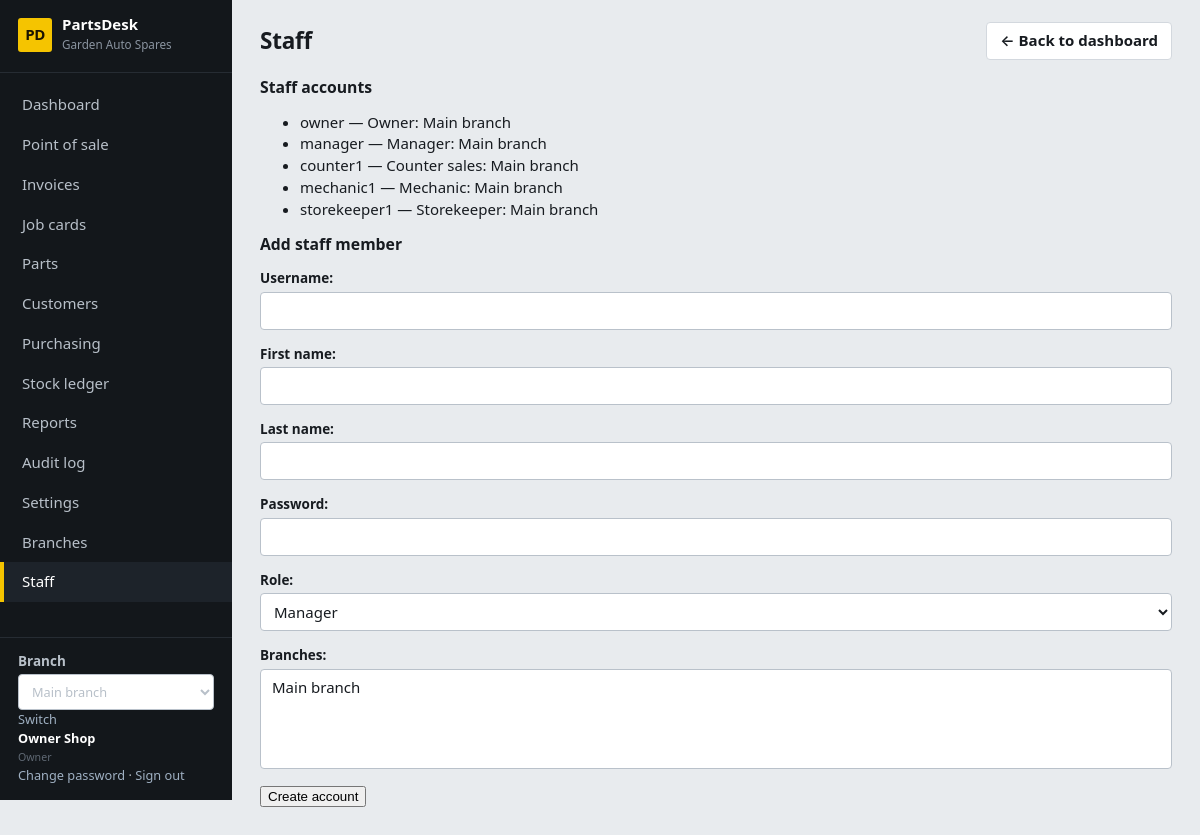
The app's page /staff/ (signed in) with its own data.
### core/models.py (models this page shows, shortened)
class ShopSettings(TrackedModel):
    tenant = models.OneToOneField(Tenant, on_delete=models.CASCADE, related_name="settings")
    shop_name = models.CharField(max_length=120, default="My Spare Parts Shop")
    address = models.TextField(blank=True)
    phone = models.CharField(max_length=60, blank=True)
    email = models.EmailField(blank=True)
    tax_id = models.CharField("Tax / TPIN number", max_length=60, blank=True)
    currency_symbol = models.CharField(max_length=8, default="$")
    tax_name = models.CharField(max_length=20, default="VAT")
    tax_rate = models.DecimalField("Tax rate %", max_digits=5, decimal_places=2, default=Decimal("0"))
    prices_include_tax = models.BooleanField(default=True, help_text="Untick if prices are entered before tax.")
    counter_max_discount = models.DecimalField(
        "Max discount % for counter staff", max_digits=5, decimal_places=2, default=Decimal("10"),
        help_text="Managers and the owner can exceed this.")
    default_labour_rate = models.DecimalField("Default labour rate per hour", max_digits=10, decimal_places=2, default=Decimal("0"))
    invoice_footer = models.CharField(max_length=200, blank=True, default="Thank you for your business.")
    class Meta:
        verbose_name_plural = "shop settings"
    @classmethod
    def get(cls, tenant):
        obj, _ = cls.objects.get_or_create(tenant=tenant)
        return obj

class User(AbstractUser):
    class Role(models.TextChoices):
        OWNER = "owner", "Owner"
        MANAGER = "manager", "Manager"
        COUNTER = "counter", "Counter sales"
        MECHANIC = "mechanic", "Mechanic"
        STOREKEEPER = "storekeeper", "Storekeeper"
    role = models.CharField(max_length=20, choices=Role.choices, default=Role.COUNTER)
    tenant = models.ForeignKey(Tenant, null=True, blank=True, on_delete=models.PROTECT, related_name="users")
    branches = models.ManyToManyField(Branch, blank=True, related_name="staff")
    @property
    def display_name(self):
        return self.get_full_name() or self.username

class Branch(TrackedModel):
    tenant = models.ForeignKey(Tenant, on_delete=models.PROTECT, related_name="branches")
    name = models.CharField(max_length=120)
    code = models.CharField(max_length=16)
    is_active = models.BooleanField(default=True)
    class Meta:
        constraints = [models.UniqueConstraint(fields=["tenant", "code"], name="branch_tenant_code")]
        ordering = ["name"]
    def __str__(self):
        return self.name

### core/views.py (the view, shortened to what this page needs)
# urls.py: path("staff/", views.staff, name="staff"),
@role_required(OWNER_ONLY)
def staff(request):
    User = get_user_model()
    class StaffForm(forms.Form):
        username = forms.CharField(max_length=150)
        first_name = forms.CharField(max_length=150, required=False)
        last_name = forms.CharField(max_length=150, required=False)
        password = forms.CharField(widget=forms.PasswordInput, min_length=12)
        role = forms.ChoiceField(choices=[c for c in User.Role.choices if c[0] != User.Role.OWNER])
        branches = forms.ModelMultipleChoiceField(queryset=Branch.objects.filter(tenant=request.tenant, is_active=True))
    form = StaffForm(request.POST or None)
    return render(request, "core/staff.html", {"page_title": "Staff", "form": form,
            "staff_members": User.objects.filter(tenant=request.tenant).prefetch_related("branches")})

### core/views.py
    class StaffForm(forms.Form):
        username = forms.CharField(max_length=150)
        first_name = forms.CharField(max_length=150, required=False)
        last_name = forms.CharField(max_length=150, required=False)
        password = forms.CharField(widget=forms.PasswordInput, min_length=12)
        role = forms.ChoiceField(choices=[c for c in User.Role.choices if c[0] != User.Role.OWNER])
        branches = forms.ModelMultipleChoiceField(queryset=Branch.objects.filter(tenant=request.tenant, is_active=True))

### core/audit.py (called while the page is built)
@contextmanager
def audit_context(**values):
    token = _current.set(dict(_current.get(), **values))
    try:
        yield
    finally:
        _current.reset(token)

def metadata(request):
    try:
        address = str(ip_address(request.META.get('REMOTE_ADDR', '')))
    except ValueError:
        address = None
    match = request.resolver_match
    return dict(request_id=request.audit_request_id, ip_address=address,
                route=(match.view_name if match else 'unmatched')[:100], method=request.method[:10])

### core/context.py (called while the page is built)
def shop(request):
    if not request.user.is_authenticated:
        return {}
    if request.branch is None:
        return {"shop": None, "nav": [], "branches": [], "active_branch": None}
    items = []
    for label, name, roles in NAV:
        if roles is None or request.user.role in roles:
            url = reverse(name)
            active = request.path == url if url == "/" else request.path.startswith(url)
            items.append({"label": label, "url": url, "active": active})
    return {"shop": ShopSettings.get(request.tenant), "nav": items,
            "branches": allowed_branches(request.user), "active_branch": request.branch}

### core/models.py (called while the page is built)
    def save(self, *args, **kwargs):
        if not self._state.adding:
            raise ValueError("Audit records cannot be edited.")
        return super().save(*args, **kwargs)

### core/permissions.py (called while the page is built)
def role_required(roles=None):
    def decorator(view):
        @wraps(view)
        def wrapper(request, *args, **kwargs):
            if not request.user.is_authenticated:
                return redirect_to_login(request.get_full_path())
            require_branch(request)
            if roles is not None and request.user.role not in roles:
                raise PermissionDenied
            return view(request, *args, **kwargs)
        return wrapper
    return decorator

### templates/core/staff.html
{% extends "base.html" %}
{% block content %}
<h2>Staff accounts</h2>
<ul>{% for member in staff_members %}<li>{{ member.username }} — {{ member.get_role_display }}:
  {% for b in member.branches.all %}{{ b.name }}{% if not forloop.last %}, {% endif %}{% empty %}No assigned branch{% endfor %}</li>{% endfor %}</ul>
<h2>Add staff member</h2><form method="post">{% csrf_token %}{{ form.as_p }}<button type="submit">Create account</button></form>
{% endblock %}

### templates/base.html (shortened to what this page needs)
{% load static ui %}<!doctype html>
<html lang="en">
<head>
<link rel="stylesheet" href="{% static 'css/app.css' %}">
</head>
<body data-print-log-url="{% url 'log_print_request' %}" {% if auto_print %}data-autoprint="1"{% endif %}>
<div class="app">
  <aside class="side no-print">
    <div class="brand"><span class="brand-mark">PD</span><div><strong>PartsDesk</strong><small>{{ shop.shop_name }}</small></div></div>
    <nav>{% for item in nav %}<a href="{{ item.url }}" class="{% if item.active %}on{% endif %}">{{ item.label }}</a>{% endfor %}</nav>
    <div class="who">
      {% if branches %}<form method="post" action="{% url 'switch_branch' %}">{% csrf_token %}
      <label for="branch-select">Branch</label><select id="branch-select" name="branch_id" onchange="this.form.submit()">
      {% for b in branches %}<option value="{{ b.pk }}" {% if b.pk == active_branch.pk %}selected{% endif %}>{{ b.name }}</option>{% endfor %}
      </select><button type="submit">Switch</button></form>{% endif %}
      <strong>{{ user.display_name }}</strong><small>{{ user.get_role_display }}</small><br>
      <a href="{% url 'password_change' %}">Change password</a> ·
      <form method="post" action="{% url 'logout' %}">{% csrf_token %}<button type="submit">Sign out</button></form>
    </div>
  </aside>
  <main class="main">
    <header class="top"><h1>{% block page_heading %}{{ page_title }}{% endblock %}</h1><div class="actions">{% page_back_link as back %}{% if back %}<a class="btn no-print" href="{{ back.url }}" aria-label="{{ back.label }}">&larr; {{ back.label }}</a>{% endif %}{% block actions %}{% endblock %}</div></header>
    {% block content %}{% endblock %}
  </main>
</div>
</body>
</html>

### static/css/app.css (style rules this page uses)
:root { --bg:#e8ebee; --panel:#fff; --ink:#171b20; --muted:#5f6873; --line:#d3d8de; --line-soft:#e6e9ed; --side:#13171b; --side-ink:#b8c0c9; --hi:#f5c400; --hi-ink:#1a1400; --ok:#1f7a3a; --warn:#a15c00; --bad:#b42323; --info:#1a5fb4; --mono:ui-monospace,SFMono-Regular,Menlo,Consolas,"Liberation Mono",monospace; }
* { box-sizing:border-box }
html { font-size:15px }
body { margin:0;background:var(--bg);color:var(--ink);font-family:"Segoe UI",system-ui,-apple-system,Roboto,"Helvetica Neue",Arial,sans-serif;line-height:1.45 }
a { color:var(--info);text-decoration:none }
h1,h2,h3 { margin:0;line-height:1.2 }
h2 { font-size:1.05rem }
small,.muted { color:var(--muted) }
.app { display:grid;grid-template-columns:232px 1fr;min-height:100vh }
.side { background:var(--side);color:var(--side-ink);display:flex;flex-direction:column;padding:16px 0;position:sticky;top:0;height:100vh }
.brand { display:flex;gap:10px;align-items:center;padding:0 18px 18px;border-bottom:1px solid #262c33 }
.brand-mark { background:var(--hi);color:var(--hi-ink);font-weight:800;border-radius:3px;width:34px;height:34px;display:grid;place-items:center;letter-spacing:-.5px }
.brand strong { color:#fff;display:block;line-height:1.1 }
.brand small { color:#8a94a0;font-size:.78rem }
.side nav { display:flex;flex-direction:column;padding:12px 0;flex:1;overflow:auto }
.side nav a { color:var(--side-ink);padding:9px 18px;border-left:4px solid transparent;font-weight:500 }
.side nav a.on { border-left-color:var(--hi);background:#1d232a;color:#fff }
.who { padding:14px 18px 0;border-top:1px solid #262c33;font-size:.85rem }
.who strong { color:#fff;display:block }
.who a,.who button { color:#9fb0c2;background:none;border:0;padding:0;font:inherit;cursor:pointer }
.who form { display:inline }
.main { padding:22px 28px 40px;min-width:0 }
.top { display:flex;justify-content:space-between;align-items:center;gap:16px;margin-bottom:18px;flex-wrap:wrap }
.top h1 { font-size:1.5rem;letter-spacing:-.01em }
.actions { display:flex;gap:8px;flex-wrap:wrap }
.btn,button.btn { display:inline-flex;align-items:center;gap:6px;padding:7px 13px;border:1px solid var(--line);border-radius:4px;background:#fff;color:var(--ink);font:inherit;font-weight:600;cursor:pointer;text-decoration:none }
input,select,textarea { font:inherit;color:inherit;padding:7px 9px;border:1px solid #b9c1ca;border-radius:4px;background:#fff;width:100%;min-width:0 }
label { font-weight:600;font-size:.9rem;display:block;margin-bottom:3px }

### records on screen
ShopSettings: shop_name "Garden Auto Spares"
User: display_name "Owner Shop", role "Owner", username "owner"
Branch: name "Main branch"
User: username "manager", role "Manager"
User: username "counter1", role "Counter sales"
User: username "mechanic1", role "Mechanic"
User: username "storekeeper1", role "Storekeeper"

### other values on screen
{{ item.label }} "Dashboard" "Point of sale" "Invoices" "Job cards" "Parts" "Customers" "Purchasing" "Stock ledger" "Reports" "Audit log" "Settings" "Branches" "Staff"
{{ page_title }} "Staff"
{{ back.label }} "Back to dashboard"
form field branch_id "Main branch"
